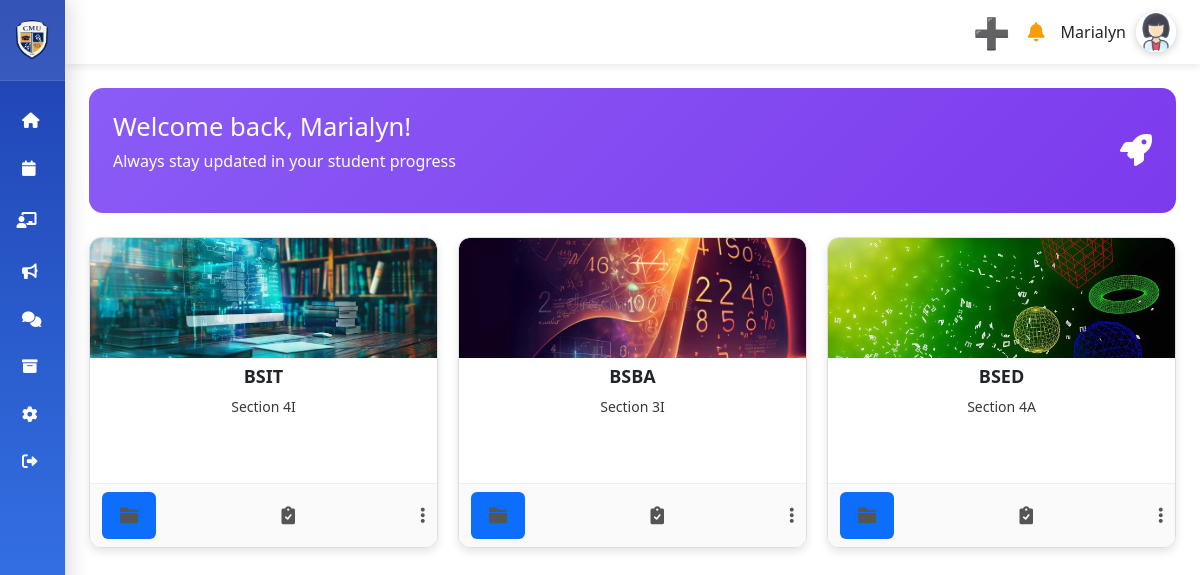
/teachers/dashboard/ (signed in), run on the app's committed database.
### accounts/models.py (models this page shows, shortened)
class User(AbstractUser):
    ROLE_CHOICES = [
        ('student', 'Student'),
        ('teacher', 'Teacher'),
        ('parent', 'Parent'),
        ('admin', 'Admin'),
        ("school_admin", "School Admin"),
    ]
    role = models.CharField(
        max_length=20,
        choices=ROLE_CHOICES,
        blank=True,   # ✅ allow empty
        null=True     # ✅ allow NULL in DB
    )

### teachers/models.py (models this page shows, shortened)
class Class(models.Model):
    class_name = models.CharField(max_length=100)
    subject_name = models.CharField(max_length=100)
    section = models.CharField(max_length=50)
    time = models.TimeField(null=True, blank=True)
    teacher = models.ForeignKey(
        settings.AUTH_USER_MODEL,
        on_delete=models.CASCADE,
        related_name="created_classes"
    )
    code = models.CharField(max_length=10, unique=True, default=generate_class_code)
    students = models.ManyToManyField(
        settings.AUTH_USER_MODEL,
        related_name="enrolled_classes",
        blank=True
    )
    is_archived = models.BooleanField(default=False)  # ✅ new field
    banner = models.ImageField(upload_to="class_banners/", blank=True, null=True)
    theme = models.CharField(max_length=50, blank=True, null=True)  # NEW field
    def get_banner_url(self):
        if self.banner:  # uploaded image
            return self.banner.url
        elif self.theme:  # preset theme
            return f"/static/images/themes/{self.theme}.jpg"
        return "/static/images/default-banner.jpg"  # fallback
    gdrive_folder_id = models.CharField(max_length=200, blank=True, null=True)

### teachers/views.py (the view)
# urls.py: path('dashboard/', views.teacherdashboard, name='dashboard'),
@login_required
def teacherdashboard(request):
    classes = Class.objects.filter(teacher=request.user, is_archived=False)
    return render(request, 'teachers/dashboard.html', {
        'classes': classes,
        'class_count': classes.count()
    })

### teachers/templates/teachers/dashboard.html (shortened to what this page needs)
{% load static %}
<!DOCTYPE html>
<html lang="en">
<head>
    <link rel="stylesheet" href="{% static 'teachers/dashboard.css' %}">
    <link rel="stylesheet" href="https://cdnjs.cloudflare.com/ajax/libs/font-awesome/6.4.0/css/all.min.css">
    <link href="https://cdn.jsdelivr.net/npm/bootstrap@5.1.3/dist/css/bootstrap.min.css" rel="stylesheet">
    <link href="https://cdnjs.cloudflare.com/ajax/libs/font-awesome/6.0.0/css/all.min.css" rel="stylesheet">
</head>
<body>
<div class="sidebar-hover-area" id="sidebarHoverArea"></div>
<div class="sidebar closed" id="sidebar">
    <div class="logo">
        <img src="{% static 'images/cmu.jpg' %}" alt="CMU Logo">
    </div>
    <nav class="nav-menu">
        <a href="" class="nav-item"><i class="fas fa-home"></i><span class="nav-label">Home</span></a>
        <a href="{% url 'teachers:calendar' %}" class="nav-item"><i class="fas fa-calendar"></i><span class="nav-label">Event Calendar</span></a>
        <div class="dropdown-container">
            <div class="teaching-header" id="teachingHeader">
                <div class="teaching-content">
                    <i class="fas fa-chalkboard-user"></i>
                </div>
            </div>
        </div>
        <a href="{% url 'teachers:announcement_list' %}" class="nav-item"><i class="fas fa-bullhorn"></i><span class="nav-label">Announcement</span></a>
        <a href="{% url 'teachers:messages_inbox' %}" class="nav-item"><i class="fas fa-comments"></i><span class="nav-label">Messages</span></a>
        <a href="{% url 'teachers:archived_classes' %}" class="nav-item"><i class="fas fa-archive"></i><span class="nav-label">Archived Classes</span></a>
        <a href="{% url 'accounts:settings' %}" class="nav-item"><i class="fas fa-cog"></i><span class="nav-label">Settings</span></a>
        <a href="{% url 'account_logout' %}" class="nav-item"><i class="fas fa-sign-out-alt"></i><span class="nav-label">Logout</span></a>
    </nav>
</div>
<div class="main-content">
    <header class="header">
        <div class="header-right">
            <div class="add-icon" title="Create Class" onclick="openCreateModal()">➕</div>
            <i class="fas fa-bell notification-icon"></i>
            <div class="user-profile">
                <span>{{ user.first_name }}</span>
                <div class="user-avatar">
                    {% if user.profile_picture %}
                        <img src="{{ user.profile_picture.url }}" alt="User Avatar">
                    {% else %}
                        <img src="{% static 'images/user.jpg' %}" alt="User Avatar">
                    {% endif %}
                </div>
            </div>
        </div>
    </header>
    <div class="content-area">
        <div class="welcome-banner">
            <div class="welcome-content">
                <h2>Welcome back, {{ user.first_name }}!</h2>
                <p>Always stay updated in your student progress</p>
            </div>
            <i class="fas fa-rocket fa-2x"></i>
        </div>
        <div class="grid-container" id="class-grid">
    {% for class in classes %}
        <div class="class-card" >
            <div class="class-banner"
                 style="background: url('{{ class.get_banner_url }}') center/cover no-repeat; height: 120px; border-radius: 10px 10px 0 0;">
            </div>
            <div class="class-content" onclick="location.href='{% url 'teachers:subject' class.id %}'">
                <div class="class-title">{{ class.class_name }}</div>
                <div class="class-section">Section {{ class.section|default:'—' }}</div>
                <hr class="class-divider" />
            </div>
            <div class="class-footer">
                <a href="{% url 'teachers:open_drive' class.id %}"
   target="_blank" class="btn btn-sm btn-primary">
    <i class="fa-solid fa-folder" title="Google Drive"></i>
</a>
                <a href="#"><i class="fa-solid fa-clipboard-check" title="Marks"></i></a>
                <div class="dropdown">
                    <a href="javascript:void(0)" class="toggle-options">
                        <i class="fa-solid fa-ellipsis-vertical" title="Options"></i>
                    </a>
                </div>
            </div>
        </div>
    {% empty %}
        <p id="no-classes-msg">No classes yet. Create one!</p>
    {% endfor %}
</div>
    </div>
</div>
</body>
</html>

### static/teachers/dashboard.css (style rules this page uses)
* { margin: 0; padding: 0; box-sizing: border-box; }
body { font-family: 'Segoe UI', Arial, sans-serif; background: #f5f7fa; display: flex; height: 100vh; overflow-x: hidden; }
.sidebar { width: 350px; background: linear-gradient(180deg, #1e40af 0%, #3b82f6 100%); box-shadow: 4px 0 20px rgba(0,0,0,0.15); display: flex; flex-direction: column; transition: transform 0.3s ease; z-index: 1000; }
.logo { display: flex; align-items: center; padding: 20px; border-bottom: 1px solid rgba(255,255,255,0.1); background: rgba(255,255,255,0.1); }
.logo img { width: 40px; height: 40px; margin-right: 12px; border-radius: 50%; }
.nav-menu { flex: 1; padding: 16px 0; }
.nav-item { display: flex; align-items: center; padding: 16px 24px; color: rgba(255,255,255,0.85); text-decoration: none; transition: all 0.3s ease; font-size: 0.95rem; font-weight: 500; }
.nav-item i { margin-right: 20px; color:white; }
.main-content { flex: 1; display: flex; flex-direction: column; }
.header { background: #fff; padding: 12px 24px; box-shadow: 0 2px 8px rgba(0,0,0,0.1); display: flex; justify-content: space-between; align-items: center; }
.header-right { display: flex; align-items: center; gap: 16px; }
.notification-icon { color: #f59e0b; font-size: 1.2rem; cursor: pointer; }
.user-profile { display: flex; align-items: center; gap: 10px; }
.user-avatar { width: 40px; height: 40px; border-radius: 50%; overflow: hidden; box-shadow: 0 2px 8px rgba(0,0,0,0.2); }
.user-avatar img { width: 100%; height: 100%; object-fit: cover; }
.content-area { flex: 1; padding: 24px; overflow-y: auto; }
.welcome-banner { background: linear-gradient(135deg, #8b5cf6, #7c3aed); color: white; padding: 24px; border-radius: 14px; margin-bottom: 24px; display: flex; justify-content: space-between; align-items: center; }
.welcome-content h2 { font-size: 1.6rem; margin-bottom: 6px; }
.btn { padding: 12px 24px; border: none; border-radius: 8px; font-size: 1rem; font-weight: 600; cursor: pointer; transition: all 0.2s; }

### data on the page
User: first_name "Marialyn"
Class: get_banner_url (picture), class_name "BSIT", section "4I"
Class: get_banner_url (picture), class_name "BSBA", section "3I"
Class: get_banner_url (picture), class_name "BSED", section "4A"
